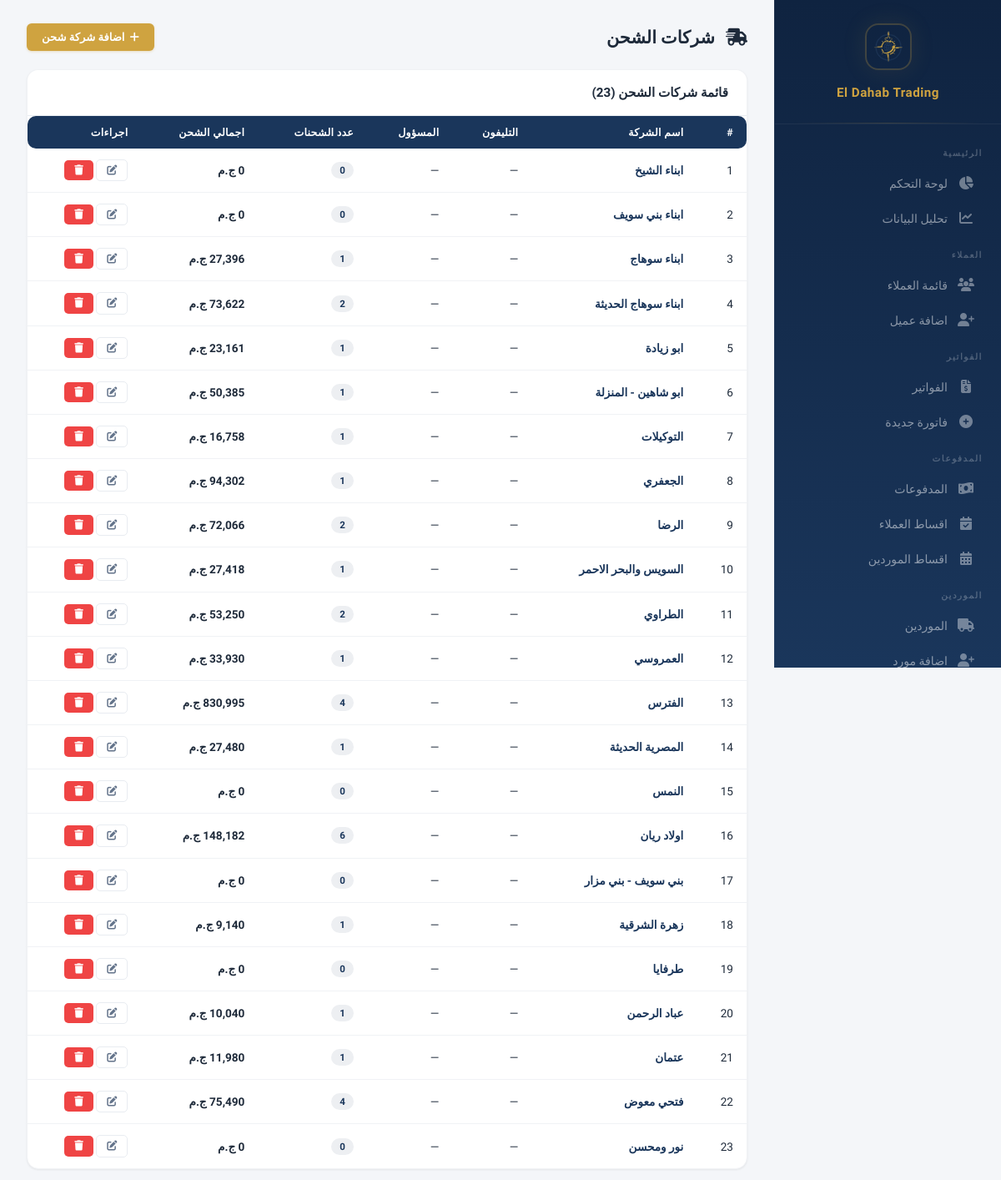
The page /shipping (signed in) on the database its author committed.
### models.py (models this page shows)
class ShippingCompany(db.Model):
    __tablename__ = 'shipping_companies'
    id = db.Column(db.Integer, primary_key=True)
    name = db.Column(db.String(200), nullable=False)
    phone = db.Column(db.String(50))
    contact_person = db.Column(db.String(200))
    address = db.Column(db.Text)
    notes = db.Column(db.Text)
    created_at = db.Column(db.DateTime, default=datetime.utcnow)
    def total_shipments(self):
        return Invoice.query.filter_by(shipping_company=self.name).count()
    def total_shipped_value(self):
        from sqlalchemy import func
        result = db.session.query(func.sum(Invoice.total)).filter_by(shipping_company=self.name).scalar()
        return result or 0

### app.py (the view)
@app.route('/shipping')
@login_required
def shipping_list():
    companies = ShippingCompany.query.order_by(ShippingCompany.name).all()
    return render_template('shipping_list.html', companies=companies)

### app.py (called while the page is built)
@app.context_processor
def inject_payment_methods():
    return {'PAYMENT_METHODS': PAYMENT_METHODS, 'parse_images': parse_images}

@app.before_request
def check_session_expiry():
    if 'user_id' in session and session.get('expires_at'):
        if datetime.utcnow().timestamp() > session['expires_at']:
            session.clear()
            flash('انتهت الجلسة، يرجى تسجيل الدخول مرة اخرى', 'warning')
            return redirect(url_for('login'))

@app.context_processor
def inject_user():
    if not hasattr(g, 'current_user'):
        g.current_user = db.session.get(User, session['user_id']) if 'user_id' in session else None
    return dict(current_user=g.current_user)

### models.py (called while the page is built)
    def has_permission(self, page):
        if self.is_admin:
            return True
        return any(p.page == page for p in self.permissions)

### templates/shipping_list.html (shortened to what this page needs)
{% extends "base.html" %}
{% block content %}
<div class="page-header">
    <h1 style="font-size:1.3rem;font-weight:700;color:var(--text);margin:0;"><i class="fas fa-shipping-fast" style="margin-left:8px;"></i> شركات الشحن</h1>
    <a href="{{ url_for('shipping_add') }}" class="btn btn-gold"><i class="fas fa-plus"></i> اضافة شركة شحن</a>
</div>
<div class="data-card">
    <div class="data-card-header">
        <h3>قائمة شركات الشحن ({{ companies|length }})</h3>
    </div>
    <div class="data-card-body" style="padding:0;">
        <table>
            <thead>
                <tr>
                    <th>#</th>
                    <th>اسم الشركة</th>
                    <th>التليفون</th>
                    <th>المسؤول</th>
                    <th>عدد الشحنات</th>
                    <th>اجمالي الشحن</th>
                    <th>اجراءات</th>
                </tr>
            </thead>
            <tbody>
                {% for c in companies %}
                <tr>
                    <td>{{ loop.index }}</td>
                    <td style="font-weight:700;">
                        <a href="{{ url_for('shipping_profile', company_id=c.id) }}" style="color:var(--navy);text-decoration:none;">{{ c.name }}</a>
                    </td>
                    <td>{{ c.phone or '—' }}</td>
                    <td>{{ c.contact_person or '—' }}</td>
                    <td><span class="badge badge-navy">{{ c.total_shipments() }}</span></td>
                    <td style="font-weight:700;">{{ "{:,.0f}".format(c.total_shipped_value() or 0) }} ج.م</td>
                    <td>
                        <a href="{{ url_for('shipping_edit', company_id=c.id) }}" class="btn btn-sm btn-outline"><i class="fas fa-edit"></i></a>
                        <form method="POST" action="{{ url_for('shipping_delete', company_id=c.id) }}" style="display:inline;" onsubmit="return confirm('هل انت متاكد من حذف شركة الشحن này؟');">
                            <button type="submit" class="btn btn-sm btn-danger"><i class="fas fa-trash"></i></button>
                        </form>
                    </td>
                </tr>
                {% endfor %}
            </tbody>
        </table>
    </div>
</div>
{% endblock %}

### static/css/style.css (style rules this page uses)
:root { --gold: #cfa340; --gold-light: #e8c96a; --gold-dark: #b8892e; --gold-glow: rgba(207, 163, 64, 0.15); --navy: #1a365b; --navy-light: #264a7a; --navy-dark: #0f2340; --bg: #f4f6f9; --card: #ffffff; --card-hover: #fafbfd; --border: #e8ecf1; --border-light: #f0f2f5; --text: #1e2a3a; --text-secondary: #64748b; --text-muted: #94a3b8; --success: #10b981; --success-bg: rgba(16, 185, 129, 0.08); --danger: #ef4444; --danger-bg: rgba(239, 68, 68, 0.08); --warning: #f59e0b; --warning-bg: rgba(245, 158, 11, 0.08); --info: #3b82f6; --info-bg: rgba(59, 130, 246, 0.08); --sidebar-w: 272px; --shadow-xs: 0 1px 2px rgba(0,0,0,0.04); --shadow-sm: 0 1px 3px rgba(0,0,0,0.06), 0 1px 2px rgba(0,0,0,0.04); --shadow-md: 0 4px 6px -1px rgba(0,0,0,0.07), 0 2px 4px -2px rgba(0,0,0,0.05); --shadow-lg: 0 10px 15px -3px rgba(0,0,0,0.08), 0 4px 6px -4px rgba(0,0,0,0.04); --shadow-xl: 0 20px 25px -5px rgba(0,0,0,0.08), 0 8px 10px -6px rgba(0,0,0,0.04); --shadow-card: 0 1px 3px rgba(0,0,0,0.04), 0 1px 2px rgba(0,0,0,0.03); --shadow-card-hover: 0 10px 40px rgba(0,0,0,0.08); --radius: 14px; --radius-sm: 10px; --radius-xs: 6px; --transition: all 0.2s cubic-bezier(0.4, 0, 0.2, 1); }
* { margin: 0; padding: 0; box-sizing: border-box; }
html { scroll-behavior: smooth; }
body { font-family: 'IBM Plex Sans Arabic', -apple-system, BlinkMacSystemFont, sans-serif; background: var(--bg); color: var(--text); direction: rtl; min-height: 100vh; -webkit-font-smoothing: antialiased; -moz-osx-font-smoothing: grayscale; }
.data-card { background: var(--card); border-radius: var(--radius); box-shadow: var(--shadow-card); margin-bottom: 20px; overflow: hidden; border: 1px solid var(--border-light); }
.data-card-header { padding: 18px 22px; border-bottom: 1px solid var(--border); display: flex; align-items: center; justify-content: space-between; background: var(--card); }
.data-card-header h3 { font-size: 0.95rem; font-weight: 600; color: var(--text); }
.data-card-body { padding: 18px 22px; }
table { width: 100%; border-collapse: collapse; }
table thead th { background: var(--navy); color: #fff; padding: 12px 16px; font-size: 0.78rem; font-weight: 600; text-align: right; white-space: nowrap; letter-spacing: 0.3px; text-transform: uppercase; }
table thead th:first-child { border-radius: 0 var(--radius-sm) var(--radius-sm) 0; }
table thead th:last-child { border-radius: var(--radius-sm) 0 0 var(--radius-sm); }
table tbody td { padding: 13px 16px; border-bottom: 1px solid var(--border-light); font-size: 0.85rem; color: var(--text); }
table tbody tr { transition: var(--transition); }
table tbody tr:last-child td { border-bottom: none; }
.btn { display: inline-flex; align-items: center; gap: 6px; padding: 9px 18px; border: none; border-radius: var(--radius-xs); font-family: inherit; font-weight: 600; font-size: 0.82rem; cursor: pointer; transition: var(--transition); text-decoration: none; white-space: nowrap; }
.btn-gold { background: var(--gold); color: #fff; box-shadow: 0 1px 3px rgba(207,163,64,0.3); }
.btn-danger { background: var(--danger); color: #fff; }
.btn-outline { background: transparent; border: 1.5px solid var(--border); color: var(--text-secondary); }
.btn-sm { padding: 6px 12px; font-size: 0.76rem; border-radius: 5px; }
.badge { display: inline-flex; align-items: center; padding: 3px 10px; border-radius: 20px; font-size: 0.72rem; font-weight: 600; letter-spacing: 0.3px; }
.badge-navy { background: rgba(26,54,91,0.08); color: var(--navy); }
.page-header { display: flex; justify-content: space-between; align-items: center; margin-bottom: 22px; gap: 12px; }
.page-header h1 { margin: 0; }

### rows shown on the page
ShippingCompany: name "ابناء الشيخ", phone "—", contact_person "—", total_shipments "0", name "0"
ShippingCompany: name "ابناء بني سويف", phone "—", contact_person "—", total_shipments "0", name "0"
ShippingCompany: name "ابناء سوهاج", phone "—", contact_person "—", total_shipments "1", name "27,396"
ShippingCompany: name "ابناء سوهاج الحديثة", phone "—", contact_person "—", total_shipments "2", name "73,622"
ShippingCompany: name "ابو زيادة", phone "—", contact_person "—", total_shipments "1", name "23,161"
ShippingCompany: name "ابو شاهين - المنزلة", phone "—", contact_person "—", total_shipments "1", name "50,385"
ShippingCompany: name "التوكيلات", phone "—", contact_person "—", total_shipments "1", name "16,758"
ShippingCompany: name "الجعفري", phone "—", contact_person "—", total_shipments "1", name "94,302"
ShippingCompany: name "الرضا", phone "—", contact_person "—", total_shipments "2", name "72,066"
ShippingCompany: name "السويس والبحر الاحمر", phone "—", contact_person "—", total_shipments "1", name "27,418"
ShippingCompany: name "الطراوي", phone "—", contact_person "—", total_shipments "2", name "53,250"
ShippingCompany: name "العمروسي", phone "—", contact_person "—", total_shipments "1", name "33,930"
ShippingCompany: name "الفترس", phone "—", contact_person "—", total_shipments "4", name "830,995"
ShippingCompany: name "المصرية الحديثة", phone "—", contact_person "—", total_shipments "1", name "27,480"
ShippingCompany: name "النمس", phone "—", contact_person "—", total_shipments "0", name "0"
ShippingCompany: name "اولاد ريان", phone "—", contact_person "—", total_shipments "6", name "148,182"
ShippingCompany: name "بني سويف - بني مزار", phone "—", contact_person "—", total_shipments "0", name "0"
ShippingCompany: name "زهرة الشرقية", phone "—", contact_person "—", total_shipments "1", name "9,140"
ShippingCompany: name "طرفايا", phone "—", contact_person "—", total_shipments "0", name "0"
ShippingCompany: name "عباد الرحمن", phone "—", contact_person "—", total_shipments "1", name "10,040"
ShippingCompany: name "عتمان", phone "—", contact_person "—", total_shipments "1", name "11,980"
ShippingCompany: name "فتحي معوض", phone "—", contact_person "—", total_shipments "4", name "75,490"
ShippingCompany: name "نور ومحسن", phone "—", contact_person "—", total_shipments "0", name "0"

### other values the page prints
{{ companies|length }} "23"
